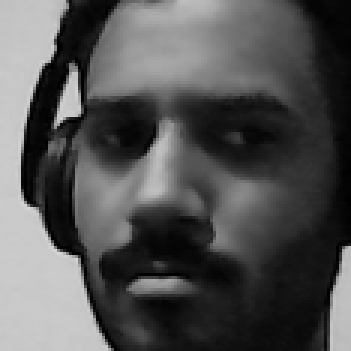
#> input picture imagens/ronaldo/114.png, 117 x 117 px, given in place of the camera (shown 3 times larger)
$ jupyter execute main.ipynb
#> lines starting #> are read from the running program, lines starting #| are printed output that depends on the picture; after the words box and inside, x2 and y2 are one past the last pixel; in counts of white or black regions, pixels touching at a corner belong together
[cell 1]
import cv2
import numpy as np
from IPython.display import clear_output, Image, display
from io import BytesIO
from PIL import Image as img
from os import listdir
from os.path import isfile, join


def padronizar_imagem(imagem):

    imagem = cv2.cvtColor(imagem, cv2.COLOR_BGR2RGB)
    imagem = cv2.resize(imagem, (400, 300))

    return imagem


def exibir_video(frame):

    imgm = img.fromarray(frame, "RGB")
    buffer = BytesIO()
    imgm.save(buffer, format ="JPEG")
    display(Image(data =buffer.getvalue()))
    clear_output(wait=True)


captura_video = cv2.VideoCapture(0)

classificador_face = cv2.CascadeClassifier('classificador/haarcascade_frontalface_default.xml')

contador = 0

try:
    while True:
        captura_ok, frame = captura_video.read()
#> frame is the input picture: shape (117, 117, 3); min 0, max 214, mean 83.4

        if captura_ok:
            frame = padronizar_imagem(frame)
#> in padronizar_imagem, `imagem = cv2.resize(imagem, (400, 300))`:
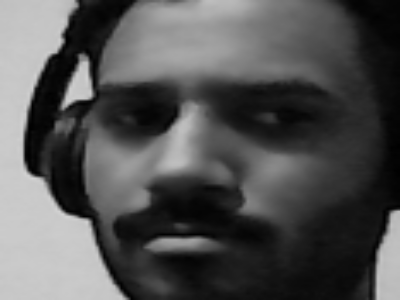
#> imagem: shape (300, 400, 3); min 0, max 213, mean 83.3
            frame_gray = cv2.cvtColor(frame, cv2.COLOR_RGB2GRAY)

            faces = classificador_face.detectMultiScale(frame_gray, 1.3, 5)
#> faces = [[58, 16, 255, 255]]

            if len(faces) > 0:
                contador += 1
                if contador <= 500:
                    for (x,y,w,h) in faces:
                        roi = frame_gray[y:y+h, x:x+w]
                        cv2.resize(roi, (200, 200), interpolation=cv2.INTER_LANCZOS4)
                        cv2.imwrite("imagens/ronaldo/" + str(contador) + ".png", roi)
                        cv2.putText(frame, "Coletado " + str(contador) + " faces", (20,20), cv2.FONT_HERSHEY_SIMPLEX, 0.5, (255,255,0), 2)
#> this loop made 1 pass
#> pass 1, `roi = frame_gray[y:y+h, x:x+w]`:
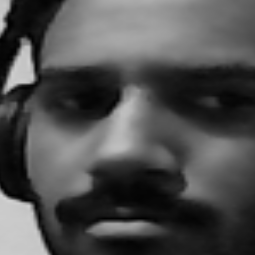
#> roi: shape (255, 255); min 1, max 210, mean 78.4
#> after the loop:
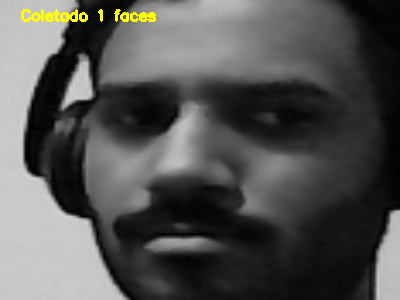
#> frame: shape (300, 400, 3); 0.7% of pixels changed, all inside (x1, y1, x2, y2) = (21, 9, 156, 22)
                else:
                    cv2.putText(frame, "ConcluIdo", (20,20), cv2.FONT_HERSHEY_SIMPLEX, 0.5, (255,255,0), 2)

                    print("Interrompido")

                    break


            exibir_video(frame)

except KeyboardInterrupt:
    captura_video.release()
    print("Interrompido")


faces_caminho_treinamento = "imagens/ronaldo/"
lista_faces_treinamento = [f for f in listdir(faces_caminho_treinamento) if isfile(join(faces_caminho_treinamento, f))]


dados_treinamento, sujeitos = [], []

for i, arquivo in enumerate(lista_faces_treinamento):
    imagem_caminho = faces_caminho_treinamento + arquivo

    imagem = cv2.imread(imagem_caminho, cv2.IMREAD_GRAYSCALE)
    dados_treinamento.append(imagem)
    sujeitos.append(0)

sujeitos = np.asarray(sujeitos, dtype=np.int32)


model_lbph = cv2.face.LBPHFaceRecognizer_create()
model_lbph.train(dados_treinamento, sujeitos)

$ run again, on imagens/ronaldo/12.png
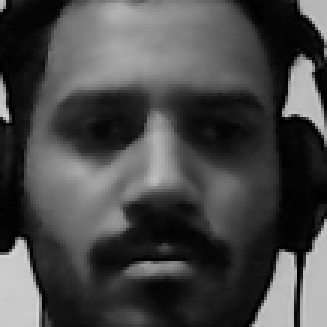
#> input picture imagens/ronaldo/12.png, 109 x 109 px, given in place of the camera (shown 3 times larger)
#> frame is the input picture: shape (109, 109, 3); min 0, max 214, mean 71.4
#> in padronizar_imagem, `imagem = cv2.resize(imagem, (400, 300))`:
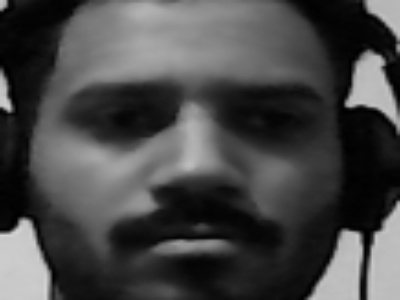
#> imagem: shape (300, 400, 3); min 0, max 213, mean 71.3
#> faces = ()
